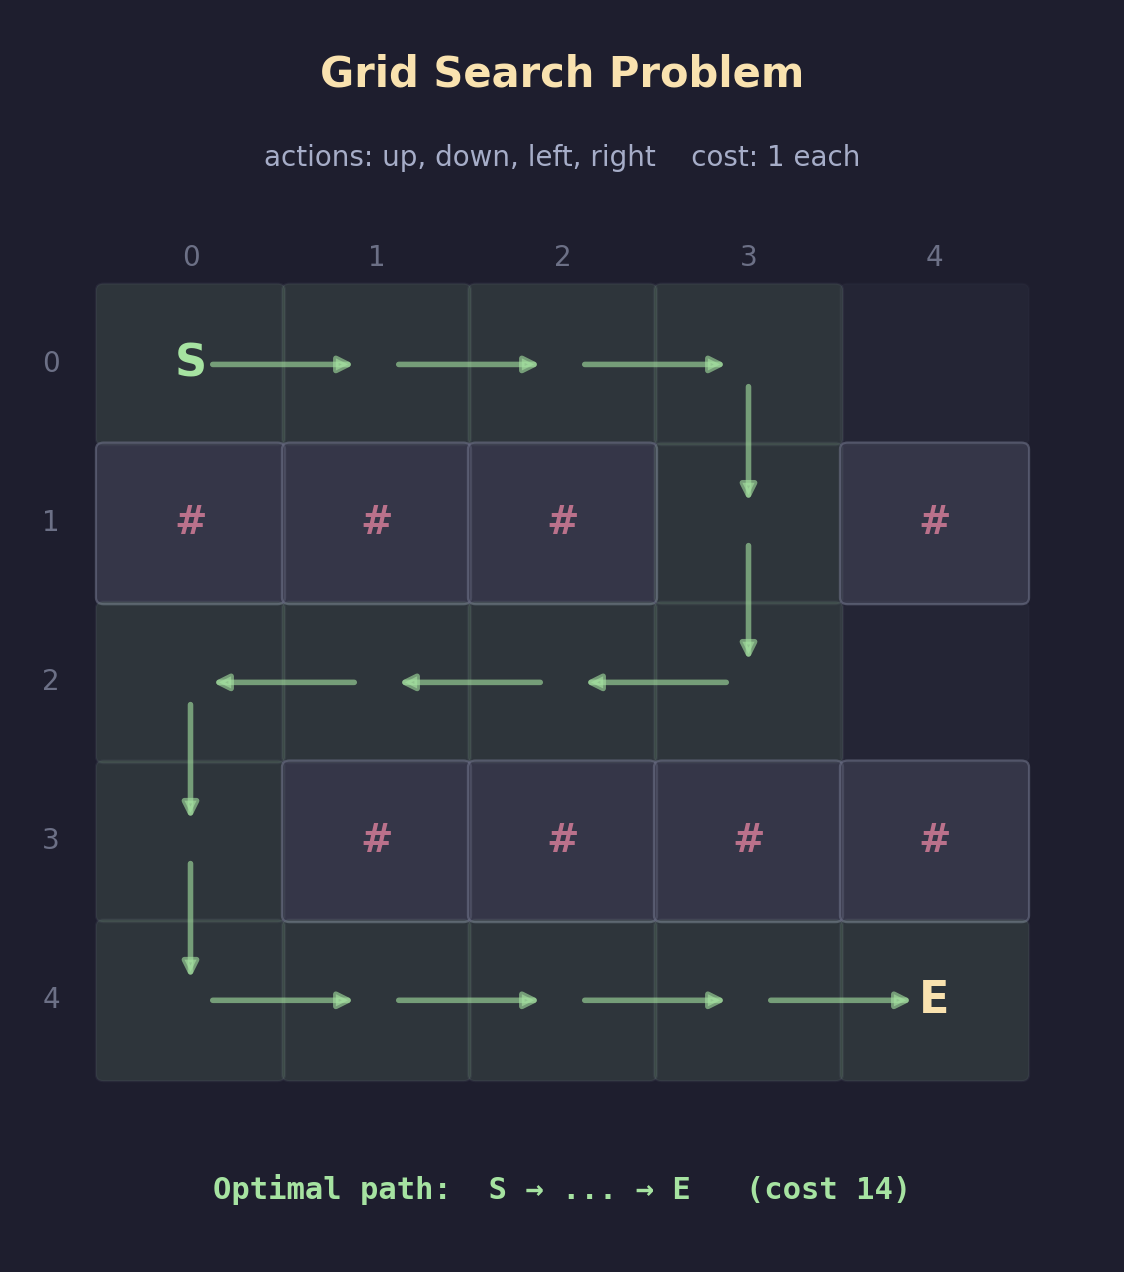

Write Python code to recreate this figure.
"""
Lecture 6 Visual: The Grid Search Problem

Simple reference diagram of the 5x5 grid used in the lecture.
S at (0,0), E at (4,4), walls as blocked cells, optimal path highlighted.
"""

import os
import matplotlib.pyplot as plt
import matplotlib.patches as patches

# ── Style ────────────────────────────────────────────────
BG      = "#1e1e2e"
TEXT    = "#cdd6f4"
SUBTLE  = "#6c7086"
MEDIUM  = "#a6adc8"
C_POS   = "#a6e3a1"
C_NEG   = "#f38ba8"
C_BOUND = "#f9e2af"
C_I     = "#89b4fa"
C_NODE  = "#89dceb"
C_DIM   = "#585b70"
C_WALL  = "#45475a"

plt.rcParams.update({
    "figure.facecolor": BG, "axes.facecolor": BG,
    "text.color": TEXT, "font.family": "sans-serif", "font.size": 11,
})

# ═════════════════════════════════════════════════════════
fig, ax = plt.subplots(figsize=(7, 8))
ax.axis("off")

# Grid definition
grid = [
    "S....",
    "###.#",
    ".....",
    ".####",
    "....E",
]
rows, cols = len(grid), len(grid[0])

# Optimal path: 14 steps
optimal_path = [
    (0,0), (0,1), (0,2), (0,3),
    (1,3),
    (2,3), (2,2), (2,1), (2,0),
    (3,0),
    (4,0), (4,1), (4,2), (4,3), (4,4),
]
path_set = set(optimal_path)

cell = 1.2  # cell size
pad = 0.5
total_w = cols * cell
total_h = rows * cell

# Center the grid
ox = (7 - total_w) / 2
oy = 0.8

ax.set_xlim(0, 7)
ax.set_ylim(-0.5, total_h + oy + 2.0)

ax.text(7 / 2, total_h + oy + 1.5, "Grid Search Problem", fontsize=15,
        ha="center", fontweight="bold", color=C_BOUND)
ax.text(7 / 2, total_h + oy + 0.9,
        "actions: up, down, left, right    cost: 1 each",
        fontsize=10, ha="center", color=MEDIUM)

# Column labels
for c in range(cols):
    ax.text(ox + c * cell + cell / 2, total_h + oy + 0.2, str(c),
            fontsize=10, ha="center", va="center", color=SUBTLE)

# Draw grid
for r in range(rows):
    # Row label
    ax.text(ox - 0.3, total_h + oy - r * cell - cell / 2, str(r),
            fontsize=10, ha="center", va="center", color=SUBTLE)

    for c in range(cols):
        x = ox + c * cell
        y = total_h + oy - (r + 1) * cell
        ch = grid[r][c]

        # Cell background
        if ch == "#":
            fc = C_WALL
            fa = 0.6
        elif (r, c) in path_set:
            fc = C_POS
            fa = 0.12
        else:
            fc = TEXT
            fa = 0.04

        rect = patches.FancyBboxPatch(
            (x + 0.04, y + 0.04), cell - 0.08, cell - 0.08,
            boxstyle="round,pad=0.05",
            facecolor=fc, alpha=fa, edgecolor=SUBTLE,
            linewidth=0.8, zorder=2)
        ax.add_patch(rect)

        # Cell label
        if ch == "S":
            ax.text(x + cell / 2, y + cell / 2, "S", fontsize=16,
                    ha="center", va="center", fontweight="bold",
                    color=C_POS, zorder=5)
        elif ch == "E":
            ax.text(x + cell / 2, y + cell / 2, "E", fontsize=16,
                    ha="center", va="center", fontweight="bold",
                    color=C_BOUND, zorder=5)
        elif ch == "#":
            ax.text(x + cell / 2, y + cell / 2, "#", fontsize=14,
                    ha="center", va="center", fontweight="bold",
                    color=C_NEG, alpha=0.7, zorder=5)

# Draw optimal path arrows
for i in range(len(optimal_path) - 1):
    r1, c1 = optimal_path[i]
    r2, c2 = optimal_path[i + 1]
    x1 = ox + c1 * cell + cell / 2
    y1 = total_h + oy - r1 * cell - cell / 2
    x2 = ox + c2 * cell + cell / 2
    y2 = total_h + oy - r2 * cell - cell / 2
    ax.annotate("", xy=(x2, y2), xytext=(x1, y1),
                arrowprops=dict(arrowstyle="-|>", color=C_POS, lw=2.0,
                                alpha=0.6, shrinkA=8, shrinkB=8),
                zorder=4)

# Legend
ax.text(7 / 2, -0.1,
        "Optimal path:  S → ... → E   (cost 14)",
        fontsize=11, ha="center", fontfamily="monospace",
        color=C_POS, fontweight="bold")

# ── Save ─────────────────────────────────────────────────
out = ("/Users/dominiclarner/Documents/GitHub/Stanford-CS221-Self-Study-2026"
       "/Lecture 6/grid_example.png")
plt.savefig(out, dpi=200, bbox_inches="tight", facecolor=fig.get_facecolor())
plt.close()
print(f"Saved -> {out}")
